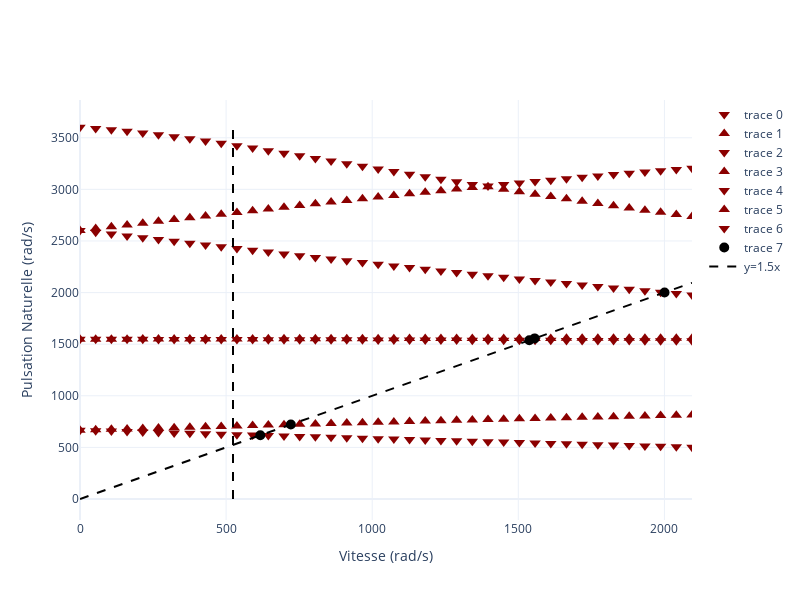

Notebook cell for this chart:
### Code cell
import complete_ross as fct
max_spin = 20000/60 * 2 * np.pi
samples = 40
speed_range = np.linspace(0, max_spin, samples)
fct.run_campbell(rotor_coaxial, speed_range, frequencies = 7, Gyro=G)
